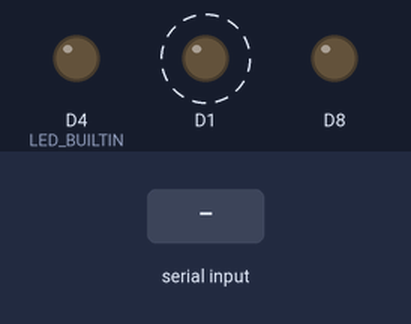
Bench run of a sketch on a simulated ESP8266 (Wemos D1 mini). On the bench: output pins drawn as LEDs (lit = HIGH, except the on-board LED, lit = LOW). Dashed ring = blinking. Inputs (shaded band) come from the test bench. What the sketch prints to the serial monitor is not drawn.

Above: at 1.75 s.
1.8 s: byte 30 received over Serial
At 2.2 s:
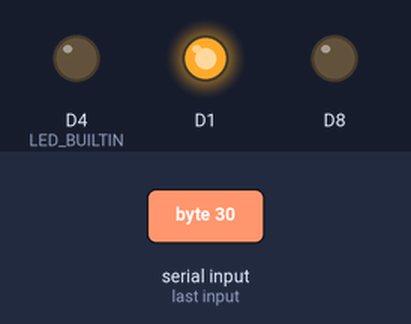
4.8 s: byte 90 received over Serial
At 5.05 s:
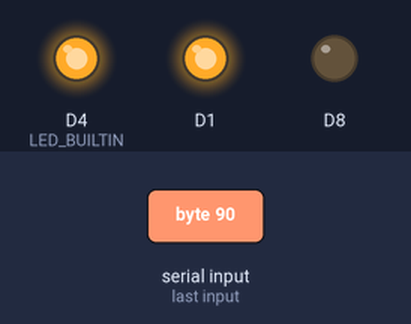
7.8 s: byte 120 received over Serial
At 8.35 s:
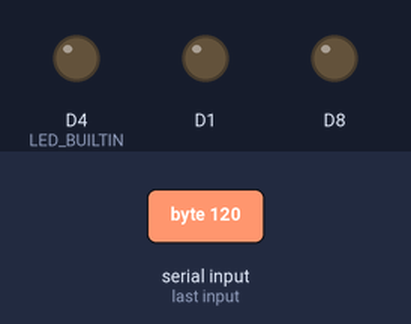
Timing chart, 0 to 16.8 s (numbered marks = the images above; inputs shaded):
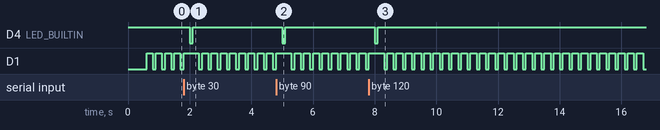

The sketch:

wemos.ino
```cpp
// #include <SoftwareSerial.h>

// SoftwareSerial swSerial(D1, D2); // RX, TX

void setup() {
    pinMode(LED_BUILTIN, OUTPUT);
    digitalWrite(LED_BUILTIN, HIGH);

    pinMode(D1, OUTPUT);
    pinMode(D7, INPUT);
    pinMode(D8, OUTPUT);

    Serial.begin(9600, SERIAL_8N1);
    Serial.swap();
    delay(500);
    Serial.set_tx(1);

    while (!Serial) {
        digitalWrite(LED_BUILTIN, HIGH);

        delay(200);
        digitalWrite(LED_BUILTIN, LOW);
        delay(500);
    }

    // swSerial.begin(115200);

}

void loop() {
    // Serial.write(2);
    // digitalWrite(LED_BUILTIN, LOW);
    // delay(1000);
    // Serial.write(1);
    // digitalWrite(LED_BUILTIN, HIGH);
    // delay(1000);
    // uint8_t value = digitalRead(D0);

    // digitalWrite(D3, value);

    digitalWrite(D1, LOW);
    delay(100);
    digitalWrite(D1, HIGH);
    delay(200);

    while (Serial.available() > 0) {
        uint8_t in = Serial.read();

        Serial.write(in);

        // if (in == 2) {
        //     digitalWrite(D1, HIGH);
        // } else if (in == 1) {
        //     digitalWrite(D1, LOW);
        // }
        digitalWrite(LED_BUILTIN, LOW);

        delay(100);
        digitalWrite(LED_BUILTIN, HIGH);
        delay(200);
    }
}
```

Measured:
- after the input at 1.8 s, D4 (LED_BUILTIN): HIGH → LOW after 0.20 s, → HIGH 0.10 s later
- after the input at 4.8 s, D4 (LED_BUILTIN): HIGH → LOW after 0.20 s, → HIGH 0.10 s later
- after the input at 7.8 s, D4 (LED_BUILTIN): HIGH → LOW after 0.20 s, → HIGH 0.10 s later
- by itself, D1: repeats every 0.30 s: LOW 0.10 s, HIGH 0.20 s
